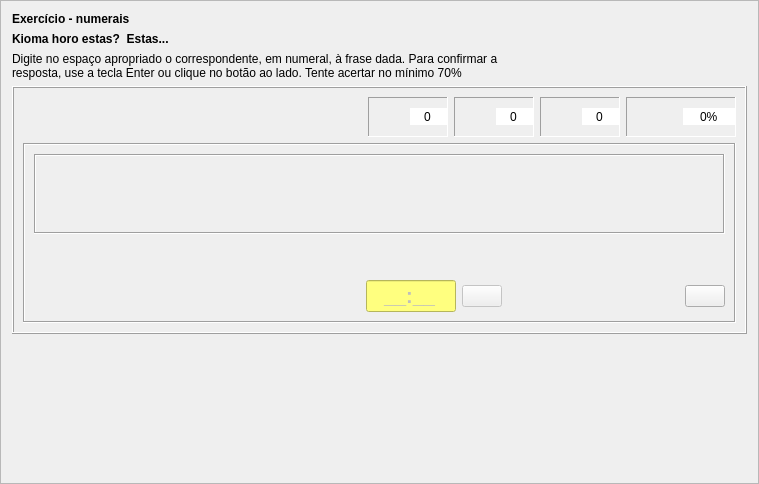
<?xml version="1.0" encoding="UTF-8"?>
<ui version="4.0">
 <class>kiomahoro</class>
 <widget class="QFrame" name="kiomahoro">
  <property name="geometry">
   <rect>
    <x>0</x>
    <y>0</y>
    <width>759</width>
    <height>484</height>
   </rect>
  </property>
  <property name="windowTitle">
   <string>Frame</string>
  </property>
  <property name="frameShape">
   <enum>QFrame::StyledPanel</enum>
  </property>
  <property name="frameShadow">
   <enum>QFrame::Raised</enum>
  </property>
  <property name="tipo" stdset="0">
   <string>senborda</string>
  </property>
  <layout class="QVBoxLayout" name="verticalLayout_4">
   <item>
    <widget class="titolo" name="Lec11_Label3">
     <property name="maximumSize">
      <size>
       <width>16777215</width>
       <height>30</height>
      </size>
     </property>
     <property name="font">
      <font>
       <weight>75</weight>
       <bold>true</bold>
      </font>
     </property>
     <property name="text">
      <string notr="true">Exercício - numerais</string>
     </property>
    </widget>
   </item>
   <item>
    <widget class="QLabel" name="label">
     <property name="styleSheet">
      <string notr="true">font-weight: bold;</string>
     </property>
     <property name="text">
      <string notr="true">Kioma horo estas?  Estas...</string>
     </property>
     <property name="lingvo" stdset="0">
      <string>eo</string>
     </property>
    </widget>
   </item>
   <item>
    <widget class="QLabel" name="Lec11_Label12">
     <property name="text">
      <string notr="true">Digite no espaço apropriado o correspondente, em numeral, à frase dada. Para confirmar a 
resposta, use a tecla Enter ou clique no botão ao lado. Tente acertar no mínimo 70%</string>
     </property>
     <property name="wordWrap">
      <bool>true</bool>
     </property>
    </widget>
   </item>
   <item>
    <widget class="QFrame" name="frame">
     <property name="frameShape">
      <enum>QFrame::Box</enum>
     </property>
     <property name="frameShadow">
      <enum>QFrame::Raised</enum>
     </property>
     <property name="tipo" stdset="0">
      <string>markebla</string>
     </property>
     <layout class="QVBoxLayout" name="verticalLayout_3">
      <item>
       <layout class="QGridLayout" name="gridLayout_14">
        <item row="0" column="0">
         <widget class="QFrame" name="frame_10">
          <property name="minimumSize">
           <size>
            <width>80</width>
            <height>40</height>
           </size>
          </property>
          <property name="maximumSize">
           <size>
            <width>16777215</width>
            <height>16777215</height>
           </size>
          </property>
          <property name="autoFillBackground">
           <bool>false</bool>
          </property>
          <property name="frameShape">
           <enum>QFrame::NoFrame</enum>
          </property>
          <property name="frameShadow">
           <enum>QFrame::Sunken</enum>
          </property>
          <layout class="QHBoxLayout" name="horizontalLayout">
           <property name="spacing">
            <number>1</number>
           </property>
           <property name="margin">
            <number>0</number>
           </property>
           <item>
            <widget class="QPushButton" name="BitBtn1">
             <property name="text">
              <string notr="true"/>
             </property>
             <property name="iconSize">
              <size>
               <width>32</width>
               <height>32</height>
              </size>
             </property>
             <property name="flat">
              <bool>true</bool>
             </property>
             <property name="tipo" stdset="0">
              <string>komenci</string>
             </property>
            </widget>
           </item>
           <item>
            <widget class="QPushButton" name="BitBtn3">
             <property name="enabled">
              <bool>false</bool>
             </property>
             <property name="text">
              <string notr="true"/>
             </property>
             <property name="iconSize">
              <size>
               <width>32</width>
               <height>32</height>
              </size>
             </property>
             <property name="flat">
              <bool>true</bool>
             </property>
             <property name="tipo" stdset="0">
              <string>halti</string>
             </property>
            </widget>
           </item>
          </layout>
         </widget>
        </item>
        <item row="0" column="1">
         <spacer name="horizontalSpacer_10">
          <property name="orientation">
           <enum>Qt::Horizontal</enum>
          </property>
          <property name="sizeHint" stdset="0">
           <size>
            <width>13</width>
            <height>20</height>
           </size>
          </property>
         </spacer>
        </item>
        <item row="0" column="2">
         <widget class="QFrame" name="frame_11">
          <property name="minimumSize">
           <size>
            <width>80</width>
            <height>40</height>
           </size>
          </property>
          <property name="maximumSize">
           <size>
            <width>16777215</width>
            <height>16777215</height>
           </size>
          </property>
          <property name="autoFillBackground">
           <bool>false</bool>
          </property>
          <property name="frameShape">
           <enum>QFrame::Panel</enum>
          </property>
          <property name="frameShadow">
           <enum>QFrame::Sunken</enum>
          </property>
          <property name="tipo" stdset="0">
           <string>shilda</string>
          </property>
          <layout class="QHBoxLayout" name="horizontalLayout_3">
           <property name="spacing">
            <number>1</number>
           </property>
           <property name="leftMargin">
            <number>2</number>
           </property>
           <property name="topMargin">
            <number>0</number>
           </property>
           <property name="rightMargin">
            <number>0</number>
           </property>
           <property name="bottomMargin">
            <number>0</number>
           </property>
           <item>
            <widget class="QLabel" name="label_5">
             <property name="text">
              <string notr="true"/>
             </property>
             <property name="pixmap">
              <pixmap resource="ikonoj.qrc">:/ikonoj/kubeto.png</pixmap>
             </property>
             <property name="alignment">
              <set>Qt::AlignCenter</set>
             </property>
            </widget>
           </item>
           <item>
            <widget class="QSpinBox" name="Placar1">
             <property name="font">
              <font>
               <weight>50</weight>
               <bold>false</bold>
              </font>
             </property>
             <property name="frame">
              <bool>false</bool>
             </property>
             <property name="alignment">
              <set>Qt::AlignCenter</set>
             </property>
             <property name="readOnly">
              <bool>true</bool>
             </property>
             <property name="buttonSymbols">
              <enum>QAbstractSpinBox::NoButtons</enum>
             </property>
             <property name="tipo" stdset="0">
              <string>shilda</string>
             </property>
            </widget>
           </item>
          </layout>
         </widget>
        </item>
        <item row="0" column="3">
         <widget class="QFrame" name="frame_12">
          <property name="minimumSize">
           <size>
            <width>80</width>
            <height>40</height>
           </size>
          </property>
          <property name="maximumSize">
           <size>
            <width>16777215</width>
            <height>16777215</height>
           </size>
          </property>
          <property name="autoFillBackground">
           <bool>false</bool>
          </property>
          <property name="frameShape">
           <enum>QFrame::Panel</enum>
          </property>
          <property name="frameShadow">
           <enum>QFrame::Sunken</enum>
          </property>
          <property name="tipo" stdset="0">
           <string>shilda</string>
          </property>
          <layout class="QHBoxLayout" name="horizontalLayout_4">
           <property name="spacing">
            <number>1</number>
           </property>
           <property name="leftMargin">
            <number>2</number>
           </property>
           <property name="topMargin">
            <number>0</number>
           </property>
           <property name="rightMargin">
            <number>0</number>
           </property>
           <property name="bottomMargin">
            <number>0</number>
           </property>
           <item>
            <widget class="QLabel" name="label_8">
             <property name="text">
              <string notr="true"/>
             </property>
             <property name="pixmap">
              <pixmap resource="ikonoj.qrc">:/ikonoj/ekzercoj/bone.png</pixmap>
             </property>
             <property name="scaledContents">
              <bool>false</bool>
             </property>
             <property name="alignment">
              <set>Qt::AlignCenter</set>
             </property>
            </widget>
           </item>
           <item>
            <widget class="QSpinBox" name="Placar2">
             <property name="font">
              <font>
               <weight>50</weight>
               <bold>false</bold>
              </font>
             </property>
             <property name="frame">
              <bool>false</bool>
             </property>
             <property name="alignment">
              <set>Qt::AlignCenter</set>
             </property>
             <property name="readOnly">
              <bool>true</bool>
             </property>
             <property name="buttonSymbols">
              <enum>QAbstractSpinBox::NoButtons</enum>
             </property>
             <property name="tipo" stdset="0">
              <string>shilda</string>
             </property>
            </widget>
           </item>
          </layout>
         </widget>
        </item>
        <item row="0" column="4">
         <widget class="QFrame" name="frame_36">
          <property name="minimumSize">
           <size>
            <width>80</width>
            <height>40</height>
           </size>
          </property>
          <property name="maximumSize">
           <size>
            <width>16777215</width>
            <height>16777215</height>
           </size>
          </property>
          <property name="autoFillBackground">
           <bool>false</bool>
          </property>
          <property name="frameShape">
           <enum>QFrame::Panel</enum>
          </property>
          <property name="frameShadow">
           <enum>QFrame::Sunken</enum>
          </property>
          <property name="tipo" stdset="0">
           <string>shilda</string>
          </property>
          <layout class="QHBoxLayout" name="horizontalLayout_5">
           <property name="spacing">
            <number>1</number>
           </property>
           <property name="leftMargin">
            <number>2</number>
           </property>
           <property name="topMargin">
            <number>0</number>
           </property>
           <property name="rightMargin">
            <number>0</number>
           </property>
           <property name="bottomMargin">
            <number>0</number>
           </property>
           <item>
            <widget class="QLabel" name="label_9">
             <property name="minimumSize">
              <size>
               <width>0</width>
               <height>0</height>
              </size>
             </property>
             <property name="text">
              <string notr="true"/>
             </property>
             <property name="pixmap">
              <pixmap resource="ikonoj.qrc">:/ikonoj/ekzercoj/malbone.png</pixmap>
             </property>
             <property name="scaledContents">
              <bool>false</bool>
             </property>
             <property name="alignment">
              <set>Qt::AlignCenter</set>
             </property>
            </widget>
           </item>
           <item>
            <widget class="QSpinBox" name="Placar3">
             <property name="minimumSize">
              <size>
               <width>0</width>
               <height>0</height>
              </size>
             </property>
             <property name="font">
              <font>
               <weight>50</weight>
               <bold>false</bold>
              </font>
             </property>
             <property name="frame">
              <bool>false</bool>
             </property>
             <property name="alignment">
              <set>Qt::AlignCenter</set>
             </property>
             <property name="readOnly">
              <bool>true</bool>
             </property>
             <property name="buttonSymbols">
              <enum>QAbstractSpinBox::NoButtons</enum>
             </property>
             <property name="value">
              <number>0</number>
             </property>
             <property name="tipo" stdset="0">
              <string>shilda</string>
             </property>
            </widget>
           </item>
          </layout>
         </widget>
        </item>
        <item row="0" column="5">
         <widget class="QFrame" name="frame_37">
          <property name="minimumSize">
           <size>
            <width>110</width>
            <height>40</height>
           </size>
          </property>
          <property name="maximumSize">
           <size>
            <width>16777215</width>
            <height>16777215</height>
           </size>
          </property>
          <property name="autoFillBackground">
           <bool>false</bool>
          </property>
          <property name="frameShape">
           <enum>QFrame::Panel</enum>
          </property>
          <property name="frameShadow">
           <enum>QFrame::Sunken</enum>
          </property>
          <property name="tipo" stdset="0">
           <string>shilda</string>
          </property>
          <layout class="QHBoxLayout" name="horizontalLayout_6">
           <property name="spacing">
            <number>1</number>
           </property>
           <property name="leftMargin">
            <number>2</number>
           </property>
           <property name="topMargin">
            <number>0</number>
           </property>
           <property name="rightMargin">
            <number>0</number>
           </property>
           <property name="bottomMargin">
            <number>0</number>
           </property>
           <item>
            <widget class="QLabel" name="label_10">
             <property name="text">
              <string notr="true"/>
             </property>
             <property name="pixmap">
              <pixmap resource="ikonoj.qrc">:/ikonoj/kalkulilo.png</pixmap>
             </property>
             <property name="scaledContents">
              <bool>false</bool>
             </property>
             <property name="alignment">
              <set>Qt::AlignCenter</set>
             </property>
            </widget>
           </item>
           <item>
            <widget class="QSpinBox" name="Placar4">
             <property name="font">
              <font>
               <weight>50</weight>
               <bold>false</bold>
              </font>
             </property>
             <property name="frame">
              <bool>false</bool>
             </property>
             <property name="alignment">
              <set>Qt::AlignCenter</set>
             </property>
             <property name="readOnly">
              <bool>true</bool>
             </property>
             <property name="buttonSymbols">
              <enum>QAbstractSpinBox::NoButtons</enum>
             </property>
             <property name="suffix">
              <string>%</string>
             </property>
             <property name="maximum">
              <number>100</number>
             </property>
             <property name="value">
              <number>0</number>
             </property>
             <property name="tipo" stdset="0">
              <string>shilda</string>
             </property>
            </widget>
           </item>
          </layout>
         </widget>
        </item>
       </layout>
      </item>
      <item>
       <widget class="QFrame" name="frame_35">
        <property name="minimumSize">
         <size>
          <width>0</width>
          <height>180</height>
         </size>
        </property>
        <property name="frameShape">
         <enum>QFrame::Box</enum>
        </property>
        <property name="frameShadow">
         <enum>QFrame::Sunken</enum>
        </property>
        <property name="tipo" stdset="0">
         <string>senborda</string>
        </property>
        <layout class="QVBoxLayout" name="verticalLayout_2">
         <item>
          <widget class="QFrame" name="Tajpujo">
           <property name="enabled">
            <bool>true</bool>
           </property>
           <property name="minimumSize">
            <size>
             <width>0</width>
             <height>80</height>
            </size>
           </property>
           <property name="font">
            <font>
             <pointsize>12</pointsize>
            </font>
           </property>
           <property name="frameShape">
            <enum>QFrame::Box</enum>
           </property>
           <property name="frameShadow">
            <enum>QFrame::Sunken</enum>
           </property>
           <property name="tipo" stdset="0">
            <string>ekzerca</string>
           </property>
           <layout class="QVBoxLayout" name="verticalLayout">
            <item>
             <widget class="QLabel" name="Vorto0">
              <property name="enabled">
               <bool>true</bool>
              </property>
              <property name="font">
               <font>
                <pointsize>-1</pointsize>
               </font>
              </property>
              <property name="styleSheet">
               <string notr="true">font-size: 20px;</string>
              </property>
              <property name="text">
               <string notr="true"/>
              </property>
              <property name="alignment">
               <set>Qt::AlignCenter</set>
              </property>
              <property name="lingvo" stdset="0">
               <string>eo</string>
              </property>
             </widget>
            </item>
           </layout>
          </widget>
         </item>
         <item>
          <widget class="QLabel" name="Korekta">
           <property name="enabled">
            <bool>true</bool>
           </property>
           <property name="font">
            <font>
             <pointsize>-1</pointsize>
            </font>
           </property>
           <property name="styleSheet">
            <string notr="true">font-size: 20px;</string>
           </property>
           <property name="text">
            <string notr="true"/>
           </property>
           <property name="alignment">
            <set>Qt::AlignCenter</set>
           </property>
           <property name="lingvo" stdset="0">
            <string>eo</string>
           </property>
          </widget>
         </item>
         <item>
          <layout class="QHBoxLayout" name="horizontalLayout_2">
           <item>
            <spacer name="horizontalSpacer">
             <property name="orientation">
              <enum>Qt::Horizontal</enum>
             </property>
             <property name="sizeType">
              <enum>QSizePolicy::Maximum</enum>
             </property>
             <property name="sizeHint" stdset="0">
              <size>
               <width>155</width>
               <height>20</height>
              </size>
             </property>
            </spacer>
           </item>
           <item>
            <spacer name="horizontalSpacer_8">
             <property name="orientation">
              <enum>Qt::Horizontal</enum>
             </property>
             <property name="sizeHint" stdset="0">
              <size>
               <width>40</width>
               <height>20</height>
              </size>
             </property>
            </spacer>
           </item>
           <item>
            <widget class="QLineEdit" name="Edit1">
             <property name="enabled">
              <bool>false</bool>
             </property>
             <property name="sizePolicy">
              <sizepolicy hsizetype="Maximum" vsizetype="Fixed">
               <horstretch>0</horstretch>
               <verstretch>0</verstretch>
              </sizepolicy>
             </property>
             <property name="maximumSize">
              <size>
               <width>90</width>
               <height>16777215</height>
              </size>
             </property>
             <property name="font">
              <font>
               <pointsize>-1</pointsize>
               <weight>75</weight>
               <bold>true</bold>
              </font>
             </property>
             <property name="styleSheet">
              <string notr="true">background-color: rgb(255, 255, 127);
font-size: 20px;
font-weight: bold;</string>
             </property>
             <property name="inputMask">
              <string>99:99;_</string>
             </property>
             <property name="text">
              <string notr="true">:</string>
             </property>
             <property name="maxLength">
              <number>5</number>
             </property>
             <property name="frame">
              <bool>true</bool>
             </property>
             <property name="cursorPosition">
              <number>5</number>
             </property>
             <property name="alignment">
              <set>Qt::AlignCenter</set>
             </property>
            </widget>
           </item>
           <item>
            <widget class="QPushButton" name="BitBtn2">
             <property name="enabled">
              <bool>false</bool>
             </property>
             <property name="sizePolicy">
              <sizepolicy hsizetype="Maximum" vsizetype="Fixed">
               <horstretch>0</horstretch>
               <verstretch>0</verstretch>
              </sizepolicy>
             </property>
             <property name="minimumSize">
              <size>
               <width>0</width>
               <height>0</height>
              </size>
             </property>
             <property name="text">
              <string notr="true"/>
             </property>
             <property name="iconSize">
              <size>
               <width>32</width>
               <height>32</height>
              </size>
             </property>
             <property name="tipo" stdset="0">
              <string>validigi</string>
             </property>
            </widget>
           </item>
           <item>
            <spacer name="horizontalSpacer_9">
             <property name="orientation">
              <enum>Qt::Horizontal</enum>
             </property>
             <property name="sizeHint" stdset="0">
              <size>
               <width>40</width>
               <height>20</height>
              </size>
             </property>
            </spacer>
           </item>
           <item>
            <widget class="QPushButton" name="printilo_ps">
             <property name="sizePolicy">
              <sizepolicy hsizetype="Maximum" vsizetype="Fixed">
               <horstretch>0</horstretch>
               <verstretch>0</verstretch>
              </sizepolicy>
             </property>
             <property name="minimumSize">
              <size>
               <width>0</width>
               <height>0</height>
              </size>
             </property>
             <property name="maximumSize">
              <size>
               <width>16777215</width>
               <height>16777215</height>
              </size>
             </property>
             <property name="text">
              <string notr="true"/>
             </property>
             <property name="iconSize">
              <size>
               <width>96</width>
               <height>32</height>
              </size>
             </property>
             <property name="tipo" stdset="0">
              <string>printi_ekzercon</string>
             </property>
            </widget>
           </item>
          </layout>
         </item>
        </layout>
       </widget>
      </item>
     </layout>
    </widget>
   </item>
   <item>
    <spacer name="verticalSpacer">
     <property name="orientation">
      <enum>Qt::Vertical</enum>
     </property>
     <property name="sizeHint" stdset="0">
      <size>
       <width>20</width>
       <height>40</height>
      </size>
     </property>
    </spacer>
   </item>
  </layout>
 </widget>
 <customwidgets>
  <customwidget>
   <class>titolo</class>
   <extends>QLabel</extends>
   <header>titolo.h</header>
  </customwidget>
 </customwidgets>
 <resources>
  <include location="ikonoj.qrc"/>
 </resources>
 <connections/>
</ui>
